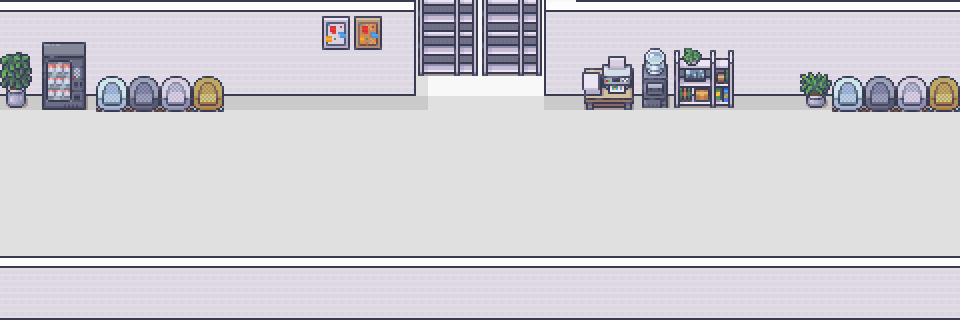

This game map was drawn from its Tiled (.tmx) file and the tilesets committed beside it. A one-line description and the full map source follow:
An orthogonal 30x10 tile map with 32x32 px tiles, 4 tile layers (floor, wall, decor1, decor2), 2 tilesets and 14 objects (9x monster, 3x chord, playerStart, milestone).

<map version="1.10" tiledversion="1.11.0" orientation="orthogonal" renderorder="right-down" width="30" height="10" tilewidth="32" tileheight="32" infinite="0" nextlayerid="7" nextobjectid="16">
 <tileset firstgid="1" name="Modern_Office_32x32" tilewidth="32" tileheight="32" tilecount="848" columns="16">
  <image source="../../Modern_Office_32x32.png" width="512" height="1696" />
 </tileset>
 <tileset firstgid="849" name="Room_Builder_Office_32x32" tilewidth="32" tileheight="32" tilecount="224" columns="16">
  <image source="../../Room_Builder_Office_32x32.png" width="512" height="448" />
  <tile id="80">
   <properties>
    <property name="collides" type="bool" value="true" />
   </properties>
  </tile>
  <tile id="81">
   <properties>
    <property name="collides" type="bool" value="true" />
   </properties>
  </tile>
  <tile id="82">
   <properties>
    <property name="collides" type="bool" value="true" />
   </properties>
  </tile>
  <tile id="83">
   <properties>
    <property name="collides" type="bool" value="true" />
   </properties>
  </tile>
  <tile id="84">
   <properties>
    <property name="collides" type="bool" value="true" />
   </properties>
  </tile>
  <tile id="85">
   <properties>
    <property name="collides" type="bool" value="true" />
   </properties>
  </tile>
  <tile id="86">
   <properties>
    <property name="collides" type="bool" value="true" />
   </properties>
  </tile>
  <tile id="87">
   <properties>
    <property name="collides" type="bool" value="true" />
   </properties>
  </tile>
  <tile id="88">
   <properties>
    <property name="collides" type="bool" value="true" />
   </properties>
  </tile>
  <tile id="89">
   <properties>
    <property name="collides" type="bool" value="true" />
   </properties>
  </tile>
  <tile id="96">
   <properties>
    <property name="collides" type="bool" value="true" />
   </properties>
  </tile>
  <tile id="97">
   <properties>
    <property name="collides" type="bool" value="true" />
   </properties>
  </tile>
  <tile id="98">
   <properties>
    <property name="collides" type="bool" value="true" />
   </properties>
  </tile>
  <tile id="99">
   <properties>
    <property name="collides" type="bool" value="true" />
   </properties>
  </tile>
  <tile id="103">
   <properties>
    <property name="collides" type="bool" value="true" />
   </properties>
  </tile>
  <tile id="104">
   <properties>
    <property name="collides" type="bool" value="true" />
   </properties>
  </tile>
  <tile id="105">
   <properties>
    <property name="collides" type="bool" value="true" />
   </properties>
  </tile>
  <tile id="112">
   <properties>
    <property name="collides" type="bool" value="true" />
   </properties>
  </tile>
  <tile id="113">
   <properties>
    <property name="collides" type="bool" value="true" />
   </properties>
  </tile>
  <tile id="114">
   <properties>
    <property name="collides" type="bool" value="true" />
   </properties>
  </tile>
  <tile id="115">
   <properties>
    <property name="collides" type="bool" value="true" />
   </properties>
  </tile>
  <tile id="116">
   <properties>
    <property name="collides" type="bool" value="true" />
   </properties>
  </tile>
  <tile id="117">
   <properties>
    <property name="collides" type="bool" value="true" />
   </properties>
  </tile>
  <tile id="118">
   <properties>
    <property name="collides" type="bool" value="true" />
   </properties>
  </tile>
  <tile id="119">
   <properties>
    <property name="collides" type="bool" value="true" />
   </properties>
  </tile>
  <tile id="120">
   <properties>
    <property name="collides" type="bool" value="true" />
   </properties>
  </tile>
  <tile id="121">
   <properties>
    <property name="collides" type="bool" value="true" />
   </properties>
  </tile>
  <tile id="128">
   <properties>
    <property name="collides" type="bool" value="true" />
   </properties>
  </tile>
  <tile id="129">
   <properties>
    <property name="collides" type="bool" value="true" />
   </properties>
  </tile>
  <tile id="130">
   <properties>
    <property name="collides" type="bool" value="true" />
   </properties>
  </tile>
  <tile id="131">
   <properties>
    <property name="collides" type="bool" value="true" />
   </properties>
  </tile>
  <tile id="135">
   <properties>
    <property name="collides" type="bool" value="true" />
   </properties>
  </tile>
  <tile id="136">
   <properties>
    <property name="collides" type="bool" value="true" />
   </properties>
  </tile>
  <tile id="137">
   <properties>
    <property name="collides" type="bool" value="true" />
   </properties>
  </tile>
  <tile id="144">
   <properties>
    <property name="collides" type="bool" value="true" />
   </properties>
  </tile>
  <tile id="145">
   <properties>
    <property name="collides" type="bool" value="true" />
   </properties>
  </tile>
  <tile id="146">
   <properties>
    <property name="collides" type="bool" value="true" />
   </properties>
  </tile>
  <tile id="147">
   <properties>
    <property name="collides" type="bool" value="true" />
   </properties>
  </tile>
  <tile id="148">
   <properties>
    <property name="collides" type="bool" value="true" />
   </properties>
  </tile>
  <tile id="149">
   <properties>
    <property name="collides" type="bool" value="true" />
   </properties>
  </tile>
  <tile id="150">
   <properties>
    <property name="collides" type="bool" value="true" />
   </properties>
  </tile>
  <tile id="151">
   <properties>
    <property name="collides" type="bool" value="true" />
   </properties>
  </tile>
  <tile id="152">
   <properties>
    <property name="collides" type="bool" value="true" />
   </properties>
  </tile>
  <tile id="153">
   <properties>
    <property name="collides" type="bool" value="true" />
   </properties>
  </tile>
  <tile id="160">
   <properties>
    <property name="collides" type="bool" value="true" />
   </properties>
  </tile>
  <tile id="161">
   <properties>
    <property name="collides" type="bool" value="true" />
   </properties>
  </tile>
  <tile id="162">
   <properties>
    <property name="collides" type="bool" value="true" />
   </properties>
  </tile>
  <tile id="163">
   <properties>
    <property name="collides" type="bool" value="true" />
   </properties>
  </tile>
  <tile id="167">
   <properties>
    <property name="collides" type="bool" value="true" />
   </properties>
  </tile>
  <tile id="168">
   <properties>
    <property name="collides" type="bool" value="true" />
   </properties>
  </tile>
  <tile id="169">
   <properties>
    <property name="collides" type="bool" value="true" />
   </properties>
  </tile>
  <tile id="176">
   <properties>
    <property name="collides" type="bool" value="true" />
   </properties>
  </tile>
  <tile id="177">
   <properties>
    <property name="collides" type="bool" value="true" />
   </properties>
  </tile>
  <tile id="178">
   <properties>
    <property name="collides" type="bool" value="true" />
   </properties>
  </tile>
  <tile id="179">
   <properties>
    <property name="collides" type="bool" value="true" />
   </properties>
  </tile>
  <tile id="180">
   <properties>
    <property name="collides" type="bool" value="true" />
   </properties>
  </tile>
  <tile id="181">
   <properties>
    <property name="collides" type="bool" value="true" />
   </properties>
  </tile>
  <tile id="182">
   <properties>
    <property name="collides" type="bool" value="true" />
   </properties>
  </tile>
  <tile id="183">
   <properties>
    <property name="collides" type="bool" value="true" />
   </properties>
  </tile>
  <tile id="184">
   <properties>
    <property name="collides" type="bool" value="true" />
   </properties>
  </tile>
  <tile id="185">
   <properties>
    <property name="collides" type="bool" value="true" />
   </properties>
  </tile>
  <tile id="192">
   <properties>
    <property name="collides" type="bool" value="true" />
   </properties>
  </tile>
  <tile id="193">
   <properties>
    <property name="collides" type="bool" value="true" />
   </properties>
  </tile>
  <tile id="194">
   <properties>
    <property name="collides" type="bool" value="true" />
   </properties>
  </tile>
  <tile id="195">
   <properties>
    <property name="collides" type="bool" value="true" />
   </properties>
  </tile>
  <tile id="199">
   <properties>
    <property name="collides" type="bool" value="true" />
   </properties>
  </tile>
  <tile id="200">
   <properties>
    <property name="collides" type="bool" value="true" />
   </properties>
  </tile>
  <tile id="201">
   <properties>
    <property name="collides" type="bool" value="true" />
   </properties>
  </tile>
 </tileset>
 <layer id="1" name="floor" width="30" height="10" locked="1">
  <data encoding="csv">
1026,1026,1026,1026,1026,1026,1026,1026,1026,1026,1026,908,908,908,908,908,908,908,908,908,908,908,908,908,908,908,908,908,908,908,
1042,1042,1042,1042,1042,1042,1042,1042,1042,1042,1042,908,908,908,908,908,908,908,908,908,908,908,908,908,908,908,908,908,908,908,
908,908,908,908,908,908,908,908,908,908,908,908,908,908,908,908,908,908,908,908,908,908,908,908,908,908,908,908,908,908,
908,908,908,908,908,908,908,908,908,908,908,908,908,908,908,908,908,908,908,908,908,908,908,908,908,908,908,908,908,908,
908,908,908,908,908,908,908,908,908,908,908,908,908,908,908,908,908,908,908,908,908,908,908,908,908,908,908,908,908,908,
908,908,908,908,908,908,908,908,908,908,908,908,908,908,908,908,908,908,908,908,908,908,908,908,908,908,908,908,908,908,
908,908,908,908,908,908,908,908,908,908,908,908,908,908,908,908,908,908,908,908,908,908,908,908,908,908,908,908,908,908,
908,908,908,908,908,908,908,908,908,908,908,908,908,908,908,908,908,908,908,908,908,908,908,908,908,908,908,908,908,908,
908,908,908,908,908,908,908,908,908,908,908,908,908,908,908,908,908,908,908,908,908,908,908,908,908,908,908,908,908,908,
908,908,908,908,908,908,908,908,908,908,908,908,908,908,908,908,908,908,908,908,908,908,908,908,908,908,908,908,908,908
</data>
 </layer>
 <layer id="3" name="wall" width="30" height="10" locked="1">
  <data encoding="csv">
1026,1026,1026,1026,1026,1026,1026,1026,1026,1026,1026,1026,1027,0,0,0,0,1032,1026,1026,1026,1026,1026,1026,1026,1026,1026,1026,1026,1026,
1030,1030,1030,1030,1030,1030,1030,1030,1030,1030,1030,1030,1031,0,0,0,0,1029,1030,1030,1030,1030,1030,1030,1030,1030,1030,1030,1030,1030,
1042,1042,1042,1042,1042,1042,1042,1042,1042,1042,1042,1042,1043,0,0,0,0,1048,1042,1042,1042,1042,1042,1042,1042,1042,1042,1042,1042,1042,
895,895,895,895,895,895,895,895,895,895,895,895,895,895,895,895,895,895,895,895,895,895,895,895,895,895,895,895,895,895,
895,895,895,895,895,895,895,895,895,895,895,895,895,895,895,895,895,895,895,895,895,895,895,895,895,895,895,895,895,895,
895,895,895,895,895,895,895,895,895,895,895,895,895,895,895,895,895,895,895,895,895,895,895,895,895,895,895,895,895,895,
895,895,895,895,895,895,895,895,895,895,895,895,895,895,895,895,895,895,895,895,895,895,895,895,895,895,895,895,895,895,
895,895,895,895,895,895,895,895,895,895,895,895,895,895,895,895,895,895,895,895,895,895,895,895,895,895,895,895,895,895,
1026,1026,1026,1026,1026,1026,1026,1026,1026,1026,1026,1026,1026,1026,1026,1026,1026,1026,1026,1026,1026,1026,1026,1026,1026,1026,1026,1026,1026,1026,
1042,1042,1042,1042,1042,1042,1042,1042,1042,1042,1042,1042,1042,1042,1042,1042,1042,1042,1042,1042,1042,1042,1042,1042,1042,1042,1042,1042,1042,1042
</data>
 </layer>
 <layer id="4" name="decor1" width="30" height="10" locked="1">
  <data encoding="csv">
0,0,0,0,0,0,0,0,0,0,0,0,0,894,0,0,0,0,0,0,0,0,0,0,0,0,0,0,0,0,
0,0,0,0,0,0,0,0,0,0,0,0,0,894,0,0,0,0,0,0,0,0,0,0,0,0,0,0,0,0,
0,0,0,0,0,0,0,0,0,0,0,0,0,894,0,0,0,0,0,0,0,0,0,0,0,0,0,0,0,0,
879,879,879,879,879,879,879,879,879,879,879,879,879,880,0,0,0,879,879,879,879,879,879,879,879,879,879,879,879,879,
0,0,0,0,0,0,0,0,0,0,0,0,0,0,0,0,0,0,0,0,0,0,0,0,0,0,0,0,0,0,
0,0,0,0,0,0,0,0,0,0,0,0,0,0,0,0,0,0,0,0,0,0,0,0,0,0,0,0,0,0,
0,0,0,0,0,0,0,0,0,0,0,0,0,0,0,0,0,0,0,0,0,0,0,0,0,0,0,0,0,0,
0,0,0,0,0,0,0,0,0,0,0,0,0,0,0,0,0,0,0,0,0,0,0,0,0,0,0,0,0,0,
0,0,0,0,0,0,0,0,0,0,0,0,0,0,0,0,0,0,0,0,0,0,0,0,0,0,0,0,0,0,
0,0,0,0,0,0,0,0,0,0,0,0,0,0,0,0,0,0,0,0,0,0,0,0,0,0,0,0,0,0
</data>
 </layer>
 <layer id="5" name="decor2" width="30" height="10">
  <data encoding="csv">
0,0,0,0,0,0,0,0,0,0,16,48,0,264,265,264,265,0,0,0,0,0,0,0,0,0,0,0,0,0,
119,371,372,0,0,0,0,0,0,0,32,64,0,264,265,264,265,0,665,666,253,200,201,0,0,0,0,0,0,0,
135,387,388,244,245,246,247,0,0,0,0,0,0,280,281,280,281,0,681,682,269,216,217,0,0,167,244,245,246,247,
151,403,404,260,261,262,263,0,0,0,0,0,0,0,0,0,0,0,649,650,285,232,233,0,0,183,260,261,262,263,
0,0,0,0,0,0,0,0,0,0,0,0,0,0,0,0,0,0,0,0,0,0,0,0,0,0,0,0,0,0,
0,0,0,0,0,0,0,0,0,0,0,0,0,0,0,0,0,0,0,0,0,0,0,0,0,0,0,0,0,0,
0,0,0,0,0,0,0,0,0,0,0,0,0,0,0,0,0,0,0,0,0,0,0,0,0,0,0,0,0,0,
0,0,0,0,0,0,0,0,0,0,0,0,0,0,0,0,0,0,0,0,0,0,0,0,0,0,0,0,0,0,
0,0,0,0,0,0,0,0,0,0,0,0,0,0,0,0,0,0,0,0,0,0,0,0,0,0,0,0,0,0,
0,0,0,0,0,0,0,0,0,0,0,0,0,0,0,0,0,0,0,0,0,0,0,0,0,0,0,0,0,0
</data>
 </layer>
 <objectgroup id="6" name="object">
  <object id="1" name="chordStart" type="chord" x="30.6667" y="148">
   <point />
  </object>
  <object id="2" name="playerStart" x="34.6667" y="221.333">
   <point />
  </object>
  <object id="3" name="chordBattle" type="chord" x="475.793" y="113.264">
   <point />
  </object>
  <object id="4" name="milestone" x="930.667" y="168">
   <point />
  </object>
  <object id="5" name="chordEnd" type="chord" x="878.667" y="166.667">
   <point />
  </object>
  <object id="6" name="ratfolk" type="monster" x="248" y="194.667">
   <point />
  </object>
  <object id="7" name="mini goblin" type="monster" x="559.616" y="223.31">
   <point />
  </object>
  <object id="8" name="ratfolk" type="monster" x="697.333" y="216">
   <point />
  </object>
  <object id="10" name="golem" type="monster" x="352.487" y="239.461">
   <point />
  </object>
  <object id="11" name="golem" type="monster" x="620.683" y="155.171">
   <point />
  </object>
  <object id="12" name="ratfolk" type="monster" x="824.704" y="219.346">
   <point />
  </object>
  <object id="13" name="mini goblin" type="monster" x="431.988" y="148.466">
   <point />
  </object>
  <object id="14" name="golem" type="monster" x="452.103" y="216.473">
   <point />
  </object>
  <object id="15" name="golem" type="monster" x="307.468" y="125.478">
   <point />
  </object>
 </objectgroup>
</map>
